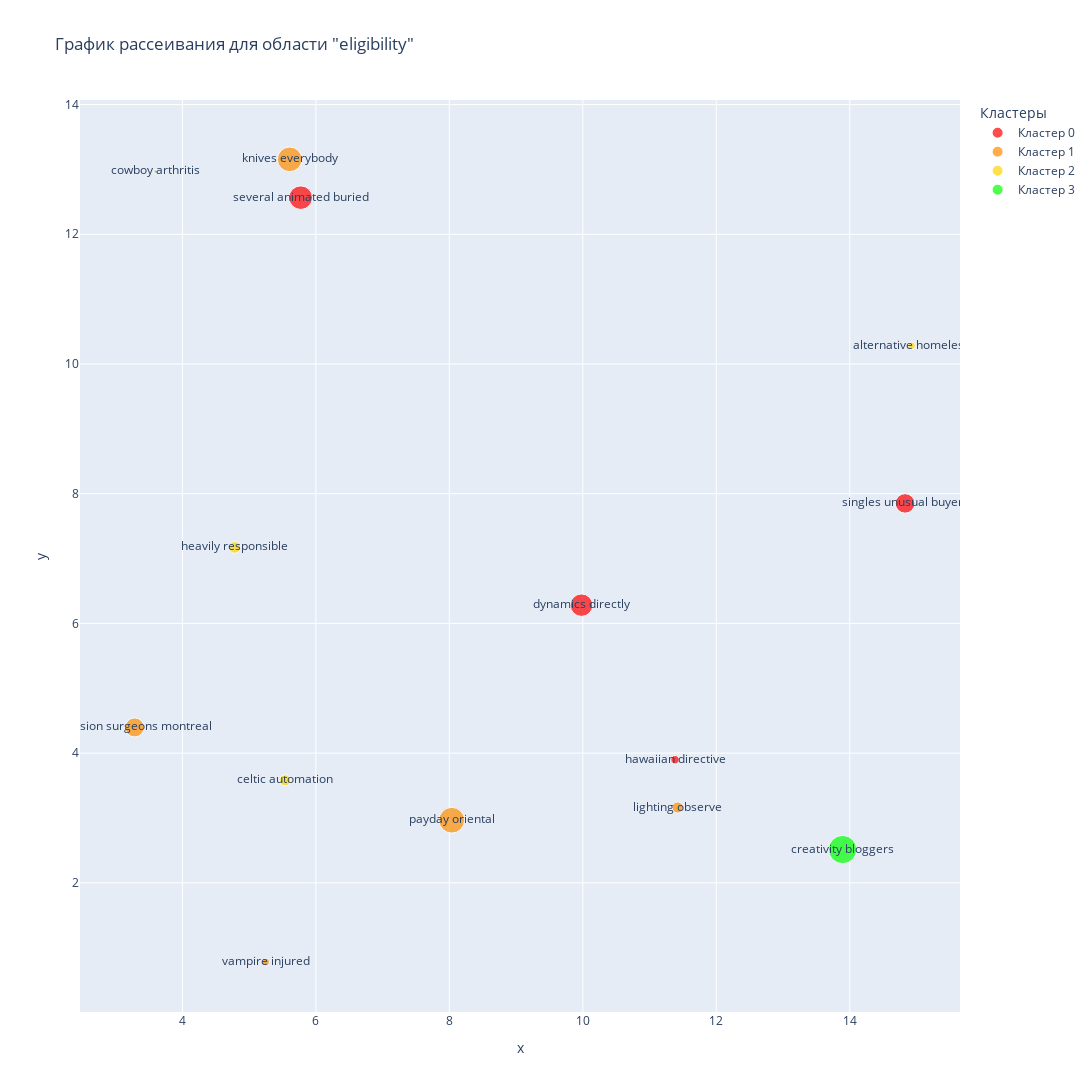

Notebook cell for this chart:
### Markdown cell above
Далее строим графики для каждой области.

### Code cell
fig_eligibility = px.scatter(data_frame=data[data['area'] == 'eligibility'], 
                             x='x', 
                             y='y', 
                             title='График рассеивания для области "eligibility"',
                             color='cluster_name',
                             color_discrete_sequence=colors_hex[:4],
                             size='count',
                             width=1500,
                             height=1500,
                             text='keyword',
                             labels={'cluster_name':'Кластеры'}
                             )
fig_eligibility.show()
fig_eligibility.write_html("fig_eligibility.html", full_html=False)

### Figure 1 — Plotly figure (JSON) as saved in the notebook; plotly's stock layout.template omitted (floating-point values rounded to 4 significant figures)
{"data": [{"hovertemplate": "Кластеры=Кластер 0<br>x=%{x}<br>y=%{y}<br>count=%{marker.size}<br>keyword=%{text}<extra></extra>", "legendgroup": "Кластер 0", "marker": {"color": "#FF0000", "size": [1260, 866, 163, 1146], "sizemode": "area", "sizeref": 4.543, "symbol": "circle"}, "mode": "markers+text", "name": "Кластер 0", "orientation": "v", "showlegend": true, "text": ["several animated buried", "singles unusual buyers", "hawaiian directive", "dynamics directly"], "type": "scatter", "x": [5.772, 14.83, 11.38, 9.98], "xaxis": "x", "y": [12.56, 7.851, 3.898, 6.281], "yaxis": "y"}, {"hovertemplate": "Кластеры=Кластер 1<br>x=%{x}<br>y=%{y}<br>count=%{marker.size}<br>keyword=%{text}<extra></extra>", "legendgroup": "Кластер 1", "marker": {"color": "#FF8C00", "size": [823, 1377, 281, 1501, 139], "sizemode": "area", "sizeref": 4.543, "symbol": "circle"}, "mode": "markers+text", "name": "Кластер 1", "orientation": "v", "showlegend": true, "text": ["decision surgeons montreal", "knives everybody", "lighting observe", "payday oriental", "vampire injured"], "type": "scatter", "x": [3.284, 5.607, 11.42, 8.036, 5.248], "xaxis": "x", "y": [4.397, 13.16, 3.162, 2.966, 0.7792], "yaxis": "y"}, {"hovertemplate": "Кластеры=Кластер 2<br>x=%{x}<br>y=%{y}<br>count=%{marker.size}<br>keyword=%{text}<extra></extra>", "legendgroup": "Кластер 2", "marker": {"color": "#FFD700", "size": [309, 129, 281], "sizemode": "area", "sizeref": 4.543, "symbol": "circle"}, "mode": "markers+text", "name": "Кластер 2", "orientation": "v", "showlegend": true, "text": ["heavily responsible", "alternative homeless", "celtic automation"], "type": "scatter", "x": [4.784, 14.93, 5.54], "xaxis": "x", "y": [7.172, 10.28, 3.581], "yaxis": "y"}, {"hovertemplate": "Кластеры=Кластер 3<br>x=%{x}<br>y=%{y}<br>count=%{marker.size}<br>keyword=%{text}<extra></extra>", "legendgroup": "Кластер 3", "marker": {"color": "#00FF00", "size": [1817, 23], "sizemode": "area", "sizeref": 4.543, "symbol": "circle"}, "mode": "markers+text", "name": "Кластер 3", "orientation": "v", "showlegend": true, "text": ["creativity bloggers", "cowboy arthritis"], "type": "scatter", "x": [13.89, 3.599], "xaxis": "x", "y": [2.513, 12.97], "yaxis": "y"}], "layout": {"height": 1500, "legend": {"itemsizing": "constant", "title": {"text": "Кластеры"}, "tracegroupgap": 0}, "title": {"text": "График рассеивания для области \"eligibility\""}, "width": 1500, "xaxis": {"anchor": "y", "domain": [0, 1], "title": {"text": "x"}}, "yaxis": {"anchor": "x", "domain": [0, 1], "title": {"text": "y"}}}}
